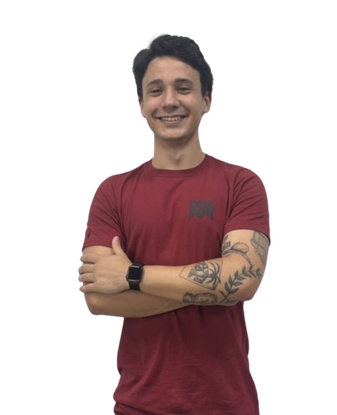
#> input picture images/Nicolas.png, 337 x 415 px, shrunk from 450 x 554 before the run, found by its file name
$ jupyter execute Lab_1_2_parte_2.ipynb
#> lines starting #> are read from the running program, lines starting #| are printed output that depends on the picture
[cell 1]
from google.colab import drive
drive.mount('/content/drive/')

[cell 2]
from PIL import Image
import urllib.request
from io import BytesIO

# Specify the URL of the image
image_url = 'https://github.com/caiofalcheti/PDI-UFABC-1Q2026/blob/main/images/Nicolas.png?raw=true'

try:
    # Open the URL and read the image data into a BytesIO object
    with urllib.request.urlopen(image_url) as url:
        f = BytesIO(url.read())

    # Open the image from the byte stream using PIL
    src = Image.open(f)
#> src is the input picture: PIL image 337x415 RGBA; mean R, G, B, A 41.1, 24.7, 24.2, 85.9

    # Display or process the image
    img.show() # Note: img.show() might open an external viewer depending on your environment. In Colab, it often doesn't show visually without specific display methods.
    print(f"Image from {image_url} loaded successfully!")

    # If you want to convert to OpenCV format for further processing, you can do:
    # import numpy as np
    # cv_img = cv2.cvtColor(np.array(img), cv2.COLOR_RGB2BGR)

except Exception as e:
    print(f"Error loading image from URL: {e}")
    print("Please ensure the URL is a raw image URL (ends with ?raw=true or is from raw.githubusercontent.com) and is accessible.")

[cell 3]
from PIL import Image
import urllib.request
from io import BytesIO

# Specify the URL of the image
image_url = 'https://github.com/caiofalcheti/PDI-UFABC-1Q2026/blob/main/images/edson.jpg?raw=true'

try:
    # Open the URL and read the image data into a BytesIO object
    with urllib.request.urlopen(image_url) as url:
        f = BytesIO(url.read())

    # Open the image from the byte stream using PIL
    src2 = Image.open(f)
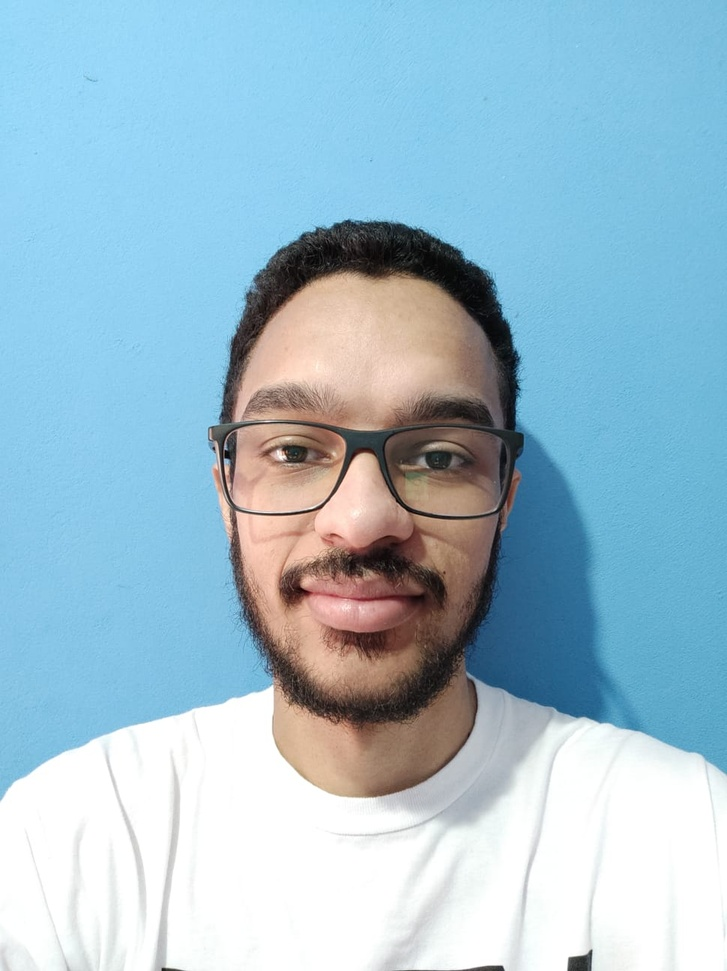
#> input picture images/edson.jpg, 727 x 971 px, shrunk from 970 x 1296 before the run, found by its file name
#> src2 is the input picture: PIL image 727x971 RGB; mean R, G, B 158.1, 190.6, 206.8

    # Display or process the image
    img.show() # Note: img.show() might open an external viewer depending on your environment. In Colab, it often doesn't show visually without specific display methods.
    print(f"Image from {image_url} loaded successfully!")

    # If you want to convert to OpenCV format for further processing, you can do:
    # import numpy as np
    # cv_img = cv2.cvtColor(np.array(img), cv2.COLOR_RGB2BGR)

except Exception as e:
    print(f"Error loading image from URL: {e}")
    print("Please ensure the URL is a raw image URL (ends with ?raw=true or is from raw.githubusercontent.com) and is accessible.")

[cell 4]
from PIL import Image
import urllib.request
from io import BytesIO

# Specify the URL of the image
image_url = 'https://github.com/caiofalcheti/PDI-UFABC-1Q2026/blob/main/images/edson.jpg?raw=true'

try:
    # Open the URL and read the image data into a BytesIO object
    with urllib.request.urlopen(image_url) as url:
        f = BytesIO(url.read())

    # Open the image from the byte stream using PIL
    src3 = Image.open(f)

    # Display or process the image
    img.show() # Note: img.show() might open an external viewer depending on your environment. In Colab, it often doesn't show visually without specific display methods.
    print(f"Image from {image_url} loaded successfully!")

    # If you want to convert to OpenCV format for further processing, you can do:
    # import numpy as np
    # cv_img = cv2.cvtColor(np.array(img), cv2.COLOR_RGB2BGR)

except Exception as e:
    print(f"Error loading image from URL: {e}")
    print("Please ensure the URL is a raw image URL (ends with ?raw=true or is from raw.githubusercontent.com) and is accessible.")

[cell 5]
import matplotlib.pyplot as plt
from __future__ import print_function
import cv2 as cv
import numpy as np # Import numpy

# Convert PIL Image 'img' to numpy array for OpenCV
# PIL images are typically RGB. OpenCV functions often expect BGR or a specific color conversion code.
img_np = np.array(src)

# Convert original image to grayscale for histogram equalization
# Assuming 'img_np' is RGB from PIL, convert directly to grayscale using COLOR_RGB2GRAY
src_gray = cv.cvtColor(img_np, cv.COLOR_RGB2GRAY)

# Apply histogram equalization to the grayscale image
dst = cv.equalizeHist(src_gray)


plt.figure(figsize=(12, 6)) # Adjust figure size for better display

plt.subplot(1, 2, 1)
# Display original image. img_np is already RGB, so no BGR2RGB conversion is needed for matplotlib
plt.imshow(img_np)
plt.title('Source image')
plt.axis('off') # Hide axes ticks and labels


plt.figure(figsize=(12, 6)) # Adjust figure size for better display
plt.imshow(src_gray, cmap='gray')
plt.title('Grayscale Image')
plt.axis('off')

plt.figure(figsize=(12, 6)) # Adjust figure size for better display
plt.subplot(1, 2, 2)
plt.imshow(dst, cmap='gray') # Display grayscale equalized image
plt.title('Equalized Image')
plt.axis('off') # Hide axes ticks and labels

plt.show()

[cell 6]
import matplotlib.pyplot as plt
from __future__ import print_function
import cv2 as cv
import numpy as np # Import numpy

# Convert PIL Image 'img' to numpy array for OpenCV
# PIL images are typically RGB. OpenCV functions often expect BGR or a specific color conversion code.
img_np2 = np.array(src2)

# Convert original image to grayscale for histogram equalization
# Assuming 'img_np' is RGB from PIL, convert directly to grayscale using COLOR_RGB2GRAY
src_gray2 = cv.cvtColor(img_np2, cv.COLOR_RGB2GRAY)
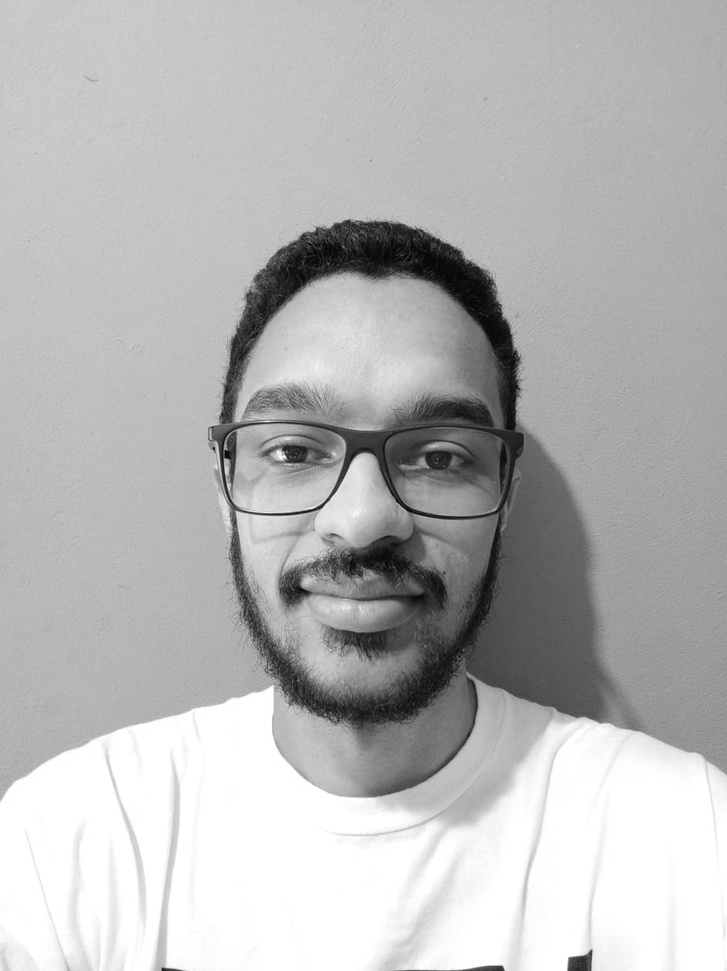
#> src_gray2: shape (971, 727); min 1, max 255, mean 182.7

# Apply histogram equalization to the grayscale image
dst2 = cv.equalizeHist(src_gray2)
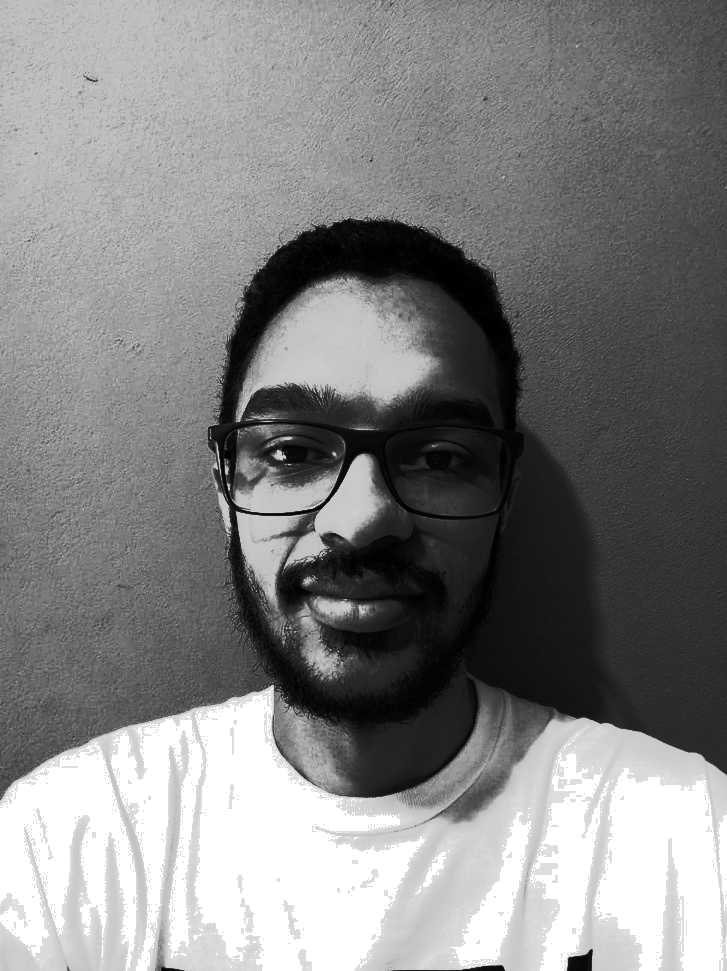
#> dst2: shape (971, 727); min 0, max 255, mean 130.7


plt.figure(figsize=(12, 6)) # Adjust figure size for better display

plt.subplot(1, 2, 1)
# Display original image. img_np is already RGB, so no BGR2RGB conversion is needed for matplotlib
plt.imshow(img_np2)
plt.title('Source image')
plt.axis('off') # Hide axes ticks and labels


plt.figure(figsize=(12, 6)) # Adjust figure size for better display
plt.imshow(src_gray2, cmap='gray')
plt.title('Grayscale Image')
plt.axis('off')

plt.figure(figsize=(12, 6)) # Adjust figure size for better display
plt.subplot(1, 2, 2)
plt.imshow(dst2, cmap='gray') # Display grayscale equalized image
plt.title('Equalized Image')
plt.axis('off') # Hide axes ticks and labels

plt.show()

[cell 7]
import cv2 as cv
import matplotlib.pyplot as plt

# 1. Calcular o histograma da imagem em tons de cinza
hist = cv.calcHist([src_gray], [0], None, [256], [0, 256])
#> hist = 256 values, max 91457 at index 0, min 0 at index 4, mean 546.3

# 2. Criar uma figura para o plot usando matplotlib.pyplot e definir um tamanho apropriado
plt.figure(figsize=(10, 6))

# 3. Plotar o histograma calculado
plt.plot(hist, color='gray')

# 4. Adicionar um título ao plot
plt.title('Histograma da Imagem em Tons de Cinza (Antes da Equalização)')

# 5. Adicionar rótulos aos eixos x e y
plt.xlabel('Intensidade de Pixel')
plt.ylabel('Número de Pixels')

# Definir limites para o eixo x
plt.xlim([0, 256])

# 6. Exibir o plot do histograma
plt.show()
#> figure, not shown here; curve peaks at x = 0, y = 91457

[cell 8]
import cv2 as cv
import matplotlib.pyplot as plt

# 1. Calcular o histograma da imagem em tons de cinza
hist2 = cv.calcHist([src_gray2], [0], None, [256], [0, 256])
#> hist2 = 256 values, max 90198 at index 255, min 0 at index 0, mean 2757.5

# 2. Criar uma figura para o plot usando matplotlib.pyplot e definir um tamanho apropriado
plt.figure(figsize=(10, 6))

# 3. Plotar o histograma calculado
plt.plot(hist2, color='gray')

# 4. Adicionar um título ao plot
plt.title('Histograma da Imagem em Tons de Cinza (Antes da Equalização)')

# 5. Adicionar rótulos aos eixos x e y
plt.xlabel('Intensidade de Pixel')
plt.ylabel('Número de Pixels')

# Definir limites para o eixo x
plt.xlim([0, 256])

# 6. Exibir o plot do histograma
plt.show()
#> figure, not shown here; curve peaks at x = 255, y = 90198

[cell 9]
import cv2 as cv
import matplotlib.pyplot as plt

# 1. Calcular o histograma da imagem equalizada
hist_equalized = cv.calcHist([dst], [0], None, [256], [0, 256])
#> hist_equalized = 256 values, max 91542 at index 0, min 0 at index 8, mean 546.3

# 2. Criar uma figura para o plot usando matplotlib.pyplot e definir um tamanho apropriado
plt.figure(figsize=(10, 6))

# 3. Plotar o histograma calculado
plt.plot(hist_equalized, color='gray')

# 4. Adicionar um título ao plot
plt.title('Histograma da Imagem Equalizada (Após Equalização)')

# 5. Adicionar rótulos aos eixos x e y
plt.xlabel('Intensidade de Pixel')
plt.ylabel('Número de Pixels')

# Definir limites para o eixo x
plt.xlim([0, 256])

# 6. Exibir o plot do histograma
plt.show()
#> figure, not shown here; curve peaks at x = 0, y = 91542

[cell 10]
import cv2 as cv
import matplotlib.pyplot as plt

# 1. Calcular o histograma da imagem equalizada
hist_equalized2 = cv.calcHist([dst2], [0], None, [256], [0, 256])
#> hist_equalized2 = 256 values, max 90198 at index 255, min 0 at index 51, mean 2757.5

# 2. Criar uma figura para o plot usando matplotlib.pyplot e definir um tamanho apropriado
plt.figure(figsize=(10, 6))

# 3. Plotar o histograma calculado
plt.plot(hist_equalized2, color='gray')

# 4. Adicionar um título ao plot
plt.title('Histograma da Imagem Equalizada (Após Equalização)')

# 5. Adicionar rótulos aos eixos x e y
plt.xlabel('Intensidade de Pixel')
plt.ylabel('Número de Pixels')

# Definir limites para o eixo x
plt.xlim([0, 256])

# 6. Exibir o plot do histograma
plt.show()
#> figure, not shown here; curve peaks at x = 255, y = 90198

[cell 11]
import numpy as np # Ensure numpy is imported

# Convert the PIL image 'src' to a NumPy array
src_np = np.array(src)

# Convert the RGB NumPy array to BGR format for OpenCV, then split channels
src_bgr = cv.cvtColor(src_np, cv.COLOR_RGB2BGR)
b, g, r = cv.split(src_bgr)
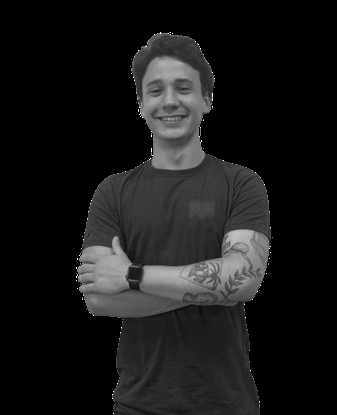
#> g: shape (415, 337); min 0, max 255, mean 24.7
print("Image split into B, G, R channels.")

b_eq = cv.equalizeHist(b)
g_eq = cv.equalizeHist(g)
r_eq = cv.equalizeHist(r)
print("Each channel equalized independently.")


equalized_color_image = cv.merge([b_eq, g_eq, r_eq])
print("Equalized channels merged into a new color image.")
plt.figure(figsize=(15, 7))

plt.subplot(1, 2, 1)
# Use the NumPy array version of the original image (src_np) for display.
# src_np is already in RGB format (from PIL.Image to NumPy), so no BGR2RGB conversion is needed for matplotlib.
plt.imshow(src_np)
plt.title('Original Color Image')
plt.axis('off')

plt.subplot(1, 2, 2)
# equalized_color_image is a NumPy array in BGR format, so convert to RGB for matplotlib.
plt.imshow(cv.cvtColor(equalized_color_image, cv.COLOR_BGR2RGB))
plt.title('Color Image with Equalized Channels (BGR to RGB)')
plt.axis('off')

plt.show()
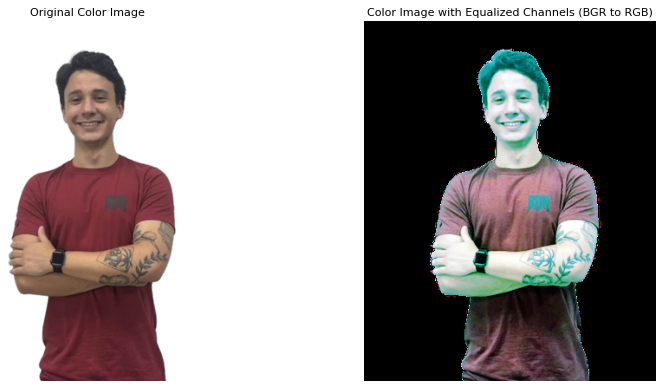
#> figure drawn by matplotlib, 2 panels
plt.show()

hist_b = cv.calcHist([b], [0], None, [256], [0, 256])
#> hist_b = 256 values, max 91606 at index 0, min 0 at index 4, mean 546.3
hist_g = cv.calcHist([g], [0], None, [256], [0, 256])
#> hist_g = 256 values, max 91588 at index 0, min 0 at index 5, mean 546.3
hist_r = cv.calcHist([r], [0], None, [256], [0, 256])
#> hist_r = 256 values, max 91489 at index 0, min 0 at index 4, mean 546.3

plt.figure(figsize=(12, 7))

plt.plot(hist_b, color='blue', label='Blue Channel')
plt.plot(hist_g, color='green', label='Green Channel')
plt.plot(hist_r, color='red', label='Red Channel')

plt.title('Histogramas dos Canais de Cor Originais')
plt.xlabel('Intensidade de Pixel')
plt.ylabel('Número de Pixels')
plt.xlim([0, 256])
plt.legend()
plt.show()
#> figure, not shown here; curve peaks at x = 0, y = 91606; curve peaks at x = 0, y = 91588; curve peaks at x = 0, y = 91489

hist_b_eq = cv.calcHist([b_eq], [0], None, [256], [0, 256])
#> hist_b_eq = 256 values, max 91698 at index 0, min 0 at index 7, mean 546.3
hist_g_eq = cv.calcHist([g_eq], [0], None, [256], [0, 256])
#> hist_g_eq = 256 values, max 91672 at index 0, min 0 at index 5, mean 546.3
hist_r_eq = cv.calcHist([r_eq], [0], None, [256], [0, 256])
#> hist_r_eq = 256 values, max 91578 at index 0, min 0 at index 23, mean 546.3

plt.figure(figsize=(12, 7))

plt.plot(hist_b_eq, color='blue', label='Equalized Blue Channel')
plt.plot(hist_g_eq, color='green', label='Equalized Green Channel')
plt.plot(hist_r_eq, color='red', label='Equalized Red Channel')

plt.title('Histogramas dos Canais de Cor Equalizados')
plt.xlabel('Intensidade de Pixel')
plt.ylabel('Número de Pixels')
plt.xlim([0, 256])
plt.legend()
plt.show()
#> figure, not shown here; curve peaks at x = 0, y = 91698; curve peaks at x = 0, y = 91672; curve peaks at x = 0, y = 91578

[cell 12]
import numpy as np # Ensure numpy is imported

# Convert the PIL image 'src' to a NumPy array
src_np = np.array(src2)

# Convert the RGB NumPy array to BGR format for OpenCV, then split channels
src_bgr = cv.cvtColor(src_np, cv.COLOR_RGB2BGR)
#> src_bgr: shape (971, 727, 3)
b, g, r = cv.split(src_bgr)
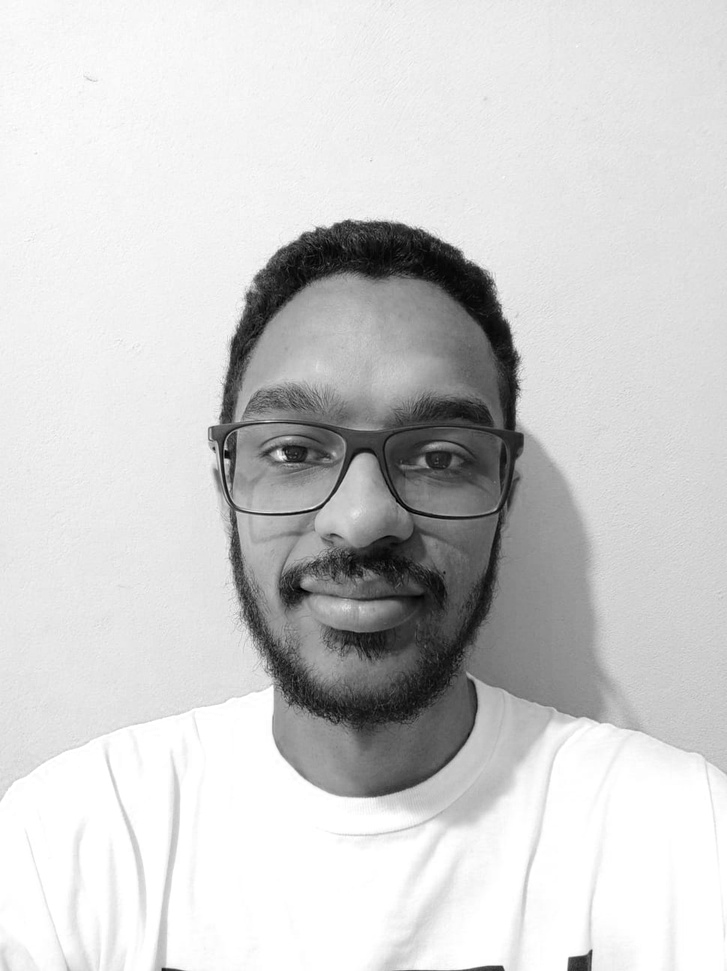
#> b: shape (971, 727); min 0, max 255, mean 206.8
#> g: shape (971, 727)
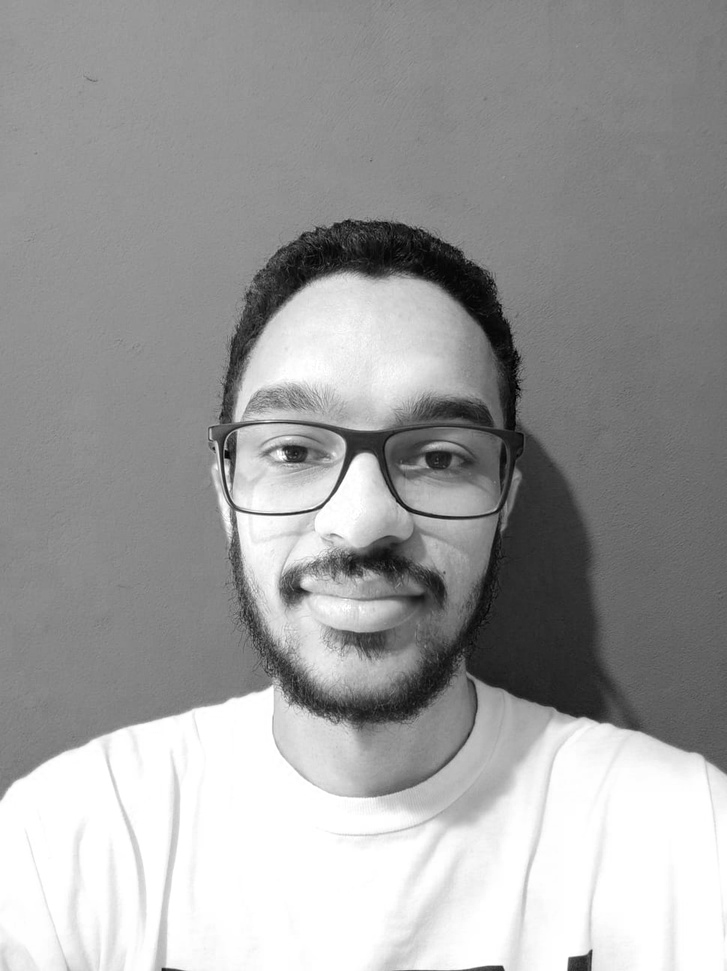
#> r: shape (971, 727); min 0, max 255, mean 158.1
print("Image split into B, G, R channels.")

b_eq = cv.equalizeHist(b)
#> b_eq: shape (971, 727)
g_eq = cv.equalizeHist(g)
#> g_eq: shape (971, 727)
r_eq = cv.equalizeHist(r)
#> r_eq: shape (971, 727)
print("Each channel equalized independently.")


equalized_color_image = cv.merge([b_eq, g_eq, r_eq])
#> equalized_color_image: shape (971, 727, 3)
print("Equalized channels merged into a new color image.")
plt.figure(figsize=(15, 7))

plt.subplot(1, 2, 1)
# Use the NumPy array version of the original image (src_np) for display.
# src_np is already in RGB format (from PIL.Image to NumPy), so no BGR2RGB conversion is needed for matplotlib.
plt.imshow(src_np)
plt.title('Original Color Image')
plt.axis('off')

plt.subplot(1, 2, 2)
# equalized_color_image is a NumPy array in BGR format, so convert to RGB for matplotlib.
plt.imshow(cv.cvtColor(equalized_color_image, cv.COLOR_BGR2RGB))
plt.title('Color Image with Equalized Channels (BGR to RGB)')
plt.axis('off')

plt.show()
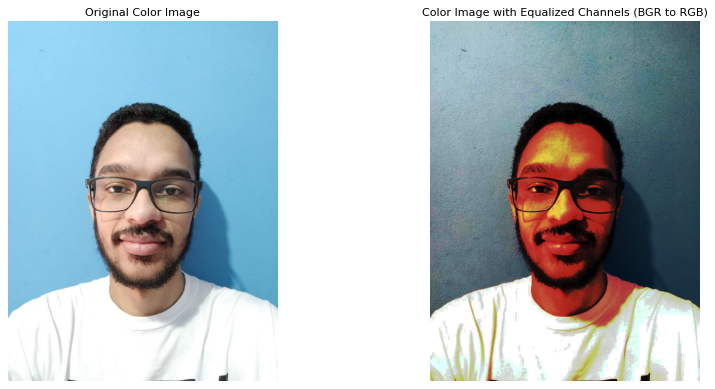
#> figure drawn by matplotlib, 2 panels
plt.show()

hist_b = cv.calcHist([b], [0], None, [256], [0, 256])
#> hist_b = 256 values, max 91303 at index 255, min 8 at index 1, mean 2757.5
hist_g = cv.calcHist([g], [0], None, [256], [0, 256])
#> hist_g = 256 values, max 97496 at index 255, min 4 at index 2, mean 2757.5
hist_r = cv.calcHist([r], [0], None, [256], [0, 256])
#> hist_r = 256 values, max 78974 at index 255, min 5 at index 1, mean 2757.5

plt.figure(figsize=(12, 7))

plt.plot(hist_b, color='blue', label='Blue Channel')
plt.plot(hist_g, color='green', label='Green Channel')
plt.plot(hist_r, color='red', label='Red Channel')

plt.title('Histogramas dos Canais de Cor Originais')
plt.xlabel('Intensidade de Pixel')
plt.ylabel('Número de Pixels')
plt.xlim([0, 256])
plt.legend()
plt.show()
#> figure, not shown here; curve peaks at x = 255, y = 91303; curve peaks at x = 255, y = 97496; curve peaks at x = 255, y = 78974

hist_b_eq = cv.calcHist([b_eq], [0], None, [256], [0, 256])
#> hist_b_eq = 256 values, max 91303 at index 255, min 0 at index 79, mean 2757.5
hist_g_eq = cv.calcHist([g_eq], [0], None, [256], [0, 256])
#> hist_g_eq = 256 values, max 97496 at index 255, min 0 at index 55, mean 2757.5
hist_r_eq = cv.calcHist([r_eq], [0], None, [256], [0, 256])
#> hist_r_eq = 256 values, max 78974 at index 255, min 0 at index 49, mean 2757.5

plt.figure(figsize=(12, 7))

plt.plot(hist_b_eq, color='blue', label='Equalized Blue Channel')
plt.plot(hist_g_eq, color='green', label='Equalized Green Channel')
plt.plot(hist_r_eq, color='red', label='Equalized Red Channel')

plt.title('Histogramas dos Canais de Cor Equalizados')
plt.xlabel('Intensidade de Pixel')
plt.ylabel('Número de Pixels')
plt.xlim([0, 256])
plt.legend()
plt.show()
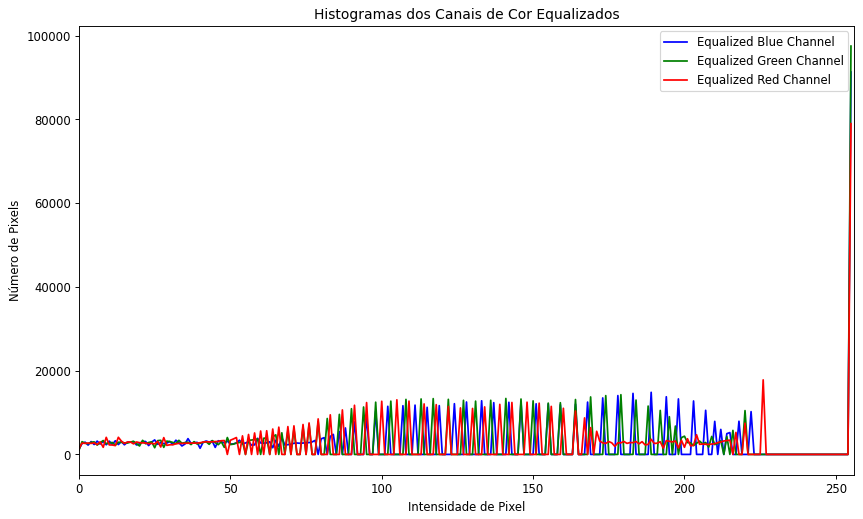
#> figure drawn by matplotlib, 1 panel; curve peaks at x = 255, y = 91303; curve peaks at x = 255, y = 97496; curve peaks at x = 255, y = 78974
